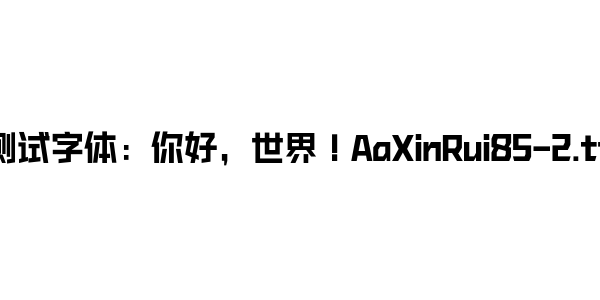

Generate this figure with Python:
from matplotlib.font_manager import FontProperties
import matplotlib.pyplot as plt

font_prop = FontProperties(fname='./AaXinRui85-2.ttf')
plt.figure(figsize=(6, 3))
plt.text(0.5, 0.5, '测试字体：你好，世界！AaXinRui85-2.ttf', fontproperties=font_prop, fontsize=24, ha='center', va='center')
plt.axis('off')
plt.savefig('font_test.png')
plt.show() 